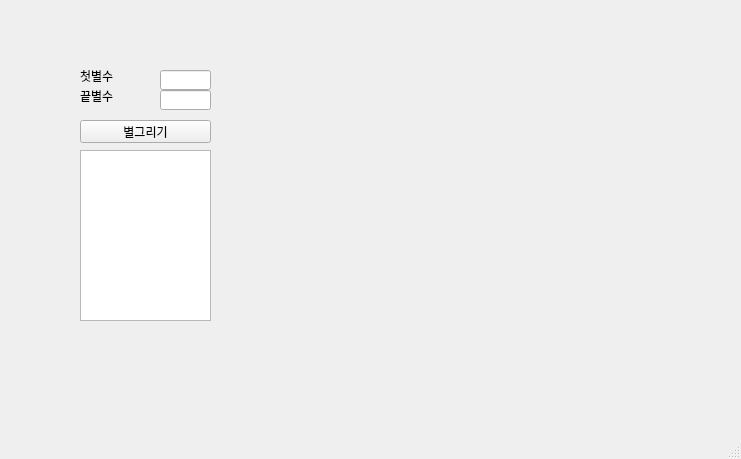
<?xml version="1.0" encoding="UTF-8"?>
<ui version="4.0">
 <class>objectName</class>
 <widget class="QMainWindow" name="objectName">
  <property name="geometry">
   <rect>
    <x>0</x>
    <y>0</y>
    <width>741</width>
    <height>459</height>
   </rect>
  </property>
  <property name="windowTitle">
   <string>MainWindow</string>
  </property>
  <widget class="QWidget" name="centralwidget">
   <widget class="QLabel" name="lblMine">
    <property name="geometry">
     <rect>
      <x>80</x>
      <y>70</y>
      <width>56</width>
      <height>12</height>
     </rect>
    </property>
    <property name="text">
     <string>첫별수</string>
    </property>
   </widget>
   <widget class="QLabel" name="lblCom">
    <property name="geometry">
     <rect>
      <x>80</x>
      <y>90</y>
      <width>56</width>
      <height>12</height>
     </rect>
    </property>
    <property name="text">
     <string>끝별수</string>
    </property>
   </widget>
   <widget class="QPushButton" name="pb">
    <property name="geometry">
     <rect>
      <x>80</x>
      <y>120</y>
      <width>131</width>
      <height>23</height>
     </rect>
    </property>
    <property name="text">
     <string>별그리기</string>
    </property>
   </widget>
   <widget class="QLineEdit" name="lbl_s">
    <property name="geometry">
     <rect>
      <x>160</x>
      <y>70</y>
      <width>51</width>
      <height>20</height>
     </rect>
    </property>
   </widget>
   <widget class="QLineEdit" name="lbl_l">
    <property name="geometry">
     <rect>
      <x>160</x>
      <y>90</y>
      <width>51</width>
      <height>20</height>
     </rect>
    </property>
   </widget>
   <widget class="QPlainTextEdit" name="pte">
    <property name="geometry">
     <rect>
      <x>80</x>
      <y>150</y>
      <width>131</width>
      <height>171</height>
     </rect>
    </property>
   </widget>
  </widget>
  <widget class="QStatusBar" name="statusbar"/>
 </widget>
 <resources/>
 <connections/>
</ui>
